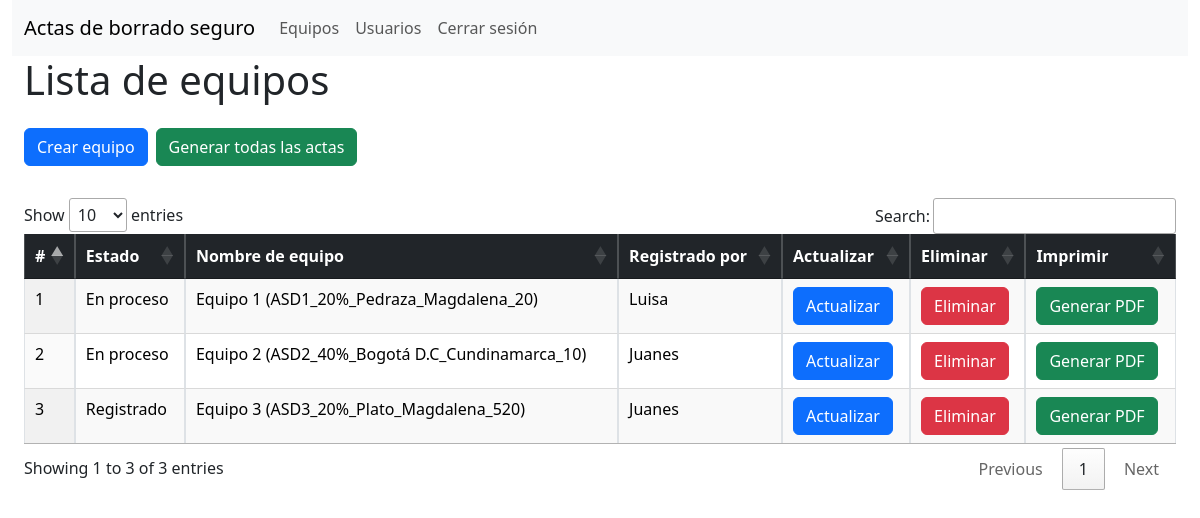
/equipos/lista-equipos (signed in), run on the app's committed database.
### app/models.py (models this page shows, shortened)
class Equipo(db.Model):
    __tablename__ = "equipo"
    asd_id = db.Column(db.Integer, primary_key=True)
    nombre = db.Column(db.String(100), nullable=False)
    estado = db.Column(db.Enum(EstadoEnum), default=EstadoEnum.REGISTRADO)
    comision = db.Column(db.String(100), nullable=True)
    cod_comision = db.Column(db.Numeric(10, 0), nullable=True)
    municipio = db.Column(db.String(100), nullable=True)
    departamento = db.Column(db.String(100), nullable=True)
    equipo_marca = db.Column(db.String(100), nullable=True)
    equipo_modelo = db.Column(db.String(100), nullable=True)
    equipo_serial = db.Column(db.String(100), nullable=True)
    dd_marca = db.Column(db.String(100), nullable=True)
    dd_modelo = db.Column(db.String(100), nullable=True)
    dd_serial = db.Column(db.String(100), nullable=True)
    sha_1 = db.Column(db.String(100), nullable=True)
    md_5 = db.Column(db.String(100), nullable=True)
    observacion = db.Column(db.Text,nullable=True)
    fecha_hora_fin = db.Column(db.DateTime, nullable=True)
    imagenes = db.Column(MutableList.as_mutable(JSON))
    created_at = db.Column(db.DateTime, default=datetime.utcnow, nullable=False)
    updated_at = db.Column(db.DateTime, default=datetime.utcnow, onupdate=datetime.utcnow, nullable=False)
    usuario_id = db.Column(db.Integer, db.ForeignKey('usuario.id', name='fk_usuario_id'), nullable=False)
    usuario = db.relationship('Usuario', backref=db.backref('equipo', lazy=True))

class Usuario(UserMixin, db.Model):
    __tablename__ = "usuario"
    id = db.Column(db.Integer, primary_key=True)
    userName = db.Column(db.String(100), unique=True, nullable=False)
    email = db.Column(db.String(120), unique=True, nullable=False)
    rol = db.Column(db.Enum(Rol), default=Rol.AGENTE)
    password = db.Column(db.String(128), nullable=False)
    estado = db.Column(db.Enum(Estado_usuario), default=Estado_usuario.ACTIVO)
    created_at = db.Column(db.DateTime, default=datetime.utcnow, nullable=False)
    updated_at = db.Column(db.DateTime, default=datetime.utcnow, onupdate=datetime.utcnow, nullable=False)

### app/equipos/routes.py (the view)
@equipos.route('/lista-equipos')
@acceso_requerido(roles=["Administrador"])
@login_required
def lista_equipos():
    try:
        equipos = Equipo.query.all()
        return render_template('lista_equipos.html', equipos=equipos)
    except Exception as e:
        flash(_("Error al listar equipos: {}").format(e))
        return redirect(url_for('equipos.lista_equipos'))

### app/auth/routes.py (called while the page is built)
def acceso_requerido(roles=None):
    if roles is None:
        roles = []
    def decorador(f):
        @wraps(f)
        def decorated_function(*args, **kwargs):
            if current_user.is_authenticated is False:
                flash("Debes iniciar sesión para acceder a esta página")
                return redirect('/auth/login')
            if roles and current_user.rol.value not in roles:
                flash("No tienes permisos para acceder a esta página")
                return redirect('/auth/login')
            return f(*args, **kwargs)
        return decorated_function
    return decorador

### app/models.py (called while the page is built)
@login.user_loader
def user_loader(id):
    return Usuario.query.get(id)

### app/equipos/templates/lista_equipos.html (shortened to what this page needs)
{% extends "base_admin.html" %}
{% block head %}
{{ super() }}
{% endblock %}
{% block content %}
{% block menu %}
{{ super() }}
{% endblock %}
<div class="container-fluid">
  <div class="row">
    <div class="col">
      <h1>Lista de equipos</h1>
      <div class="btn-toolbar mt-4" role="toolbar" aria-label="Toolbar with button groups">
        <div class="btn-group me-2 mb-2" role="group" aria-label="First group">
          <a href="{{ url_for('equipos.crear_equipo') }}" class="btn btn-primary">Crear equipo</a>
        </div>
        <div class="btn-group me-2 mb-2" role="group" aria-label="First group">
          <form action="{{ url_for('pdf.generar_todos_pdfs') }}" method="POST">
            <button type="submit" class="btn btn-success">
              Generar todas las actas
            </button>
          </form>
        </div>
      </div>
      <div class="table-responsive mt-4">
        <table
          id="equiposTable"
          class="display responsive nowrap table table-striped table-bordered"
          style="width: 100%"
        >
          <thead class="table-dark">
            <tr>
              <th>#</th>
              <th>Estado</th>
              <th>Nombre de equipo</th>
              <th>Registrado por</th>
              <th>Actualizar</th>
              <th>Eliminar</th>
              <th>Imprimir</th>
            </tr>
          </thead>
          <tbody>
            {% for equipo in equipos %}
            <tr>
              <td>{{equipo.asd_id}}</td>
              <td>{{equipo.estado.value}}</td>
              <td>{{equipo.nombre}}</td>
              <td>{{equipo.usuario.userName}}</td>
              <td>
                <a
                  href="{{ url_for('equipos.editar_equipo', equipo_id=equipo.asd_id) }}"
                  class="btn btn-primary"
                  >Actualizar</a
                >
              </td>
              <td>
                <a
                  href="{{ url_for('equipos.eliminar_equipo', equipo_id=equipo.asd_id) }}"
                  class="btn btn-danger"
                  >Eliminar</a
                >
              </td>
              <td>
                <a
                  href="{{ url_for('pdf.crear_pdf', equipo_id=equipo.asd_id) }}"
                  class="btn btn-success"
                  >Generar PDF</a
                >
              </td>
            </tr>
            {% endfor %}
          </tbody>
        </table>
      </div>
    </div>
  </div>
</div>
{% endblock %} {% block scripts %} {{ super() }} {% endblock %}

### app/templates/base_admin.html (shortened to what this page needs)
{% extends "base.html" %}
{% block head %}
{{ super() }}
{% endblock %}
{% block content %}
{% block menu %}
<nav class="navbar navbar-expand-lg navbar-light bg-light">
    <div class="container-fluid">
      <a class="navbar-brand" href="#">Actas de borrado seguro</a>
      <div class="collapse navbar-collapse" id="navbarSupportedContent">
        <ul class="navbar-nav me-auto mb-2 mb-lg-0">
          <li class="nav-item">
            <a class="nav-link" href="{{ url_for('equipos.lista_equipos') }}">Equipos</a>
          </li>
          <li class="nav-item">
            <a class="nav-link" href="{{ url_for('usuarios.lista_usuarios') }}">Usuarios</a>
          </li>
          {% if current_user.is_authenticated %}
          <li class="nav-item">
            <a class="nav-link" href="{{ url_for('auth.logout') }}">Cerrar sesión</a>
          </li>
          {% else %}
          <li class="nav-item">
            <a class="nav-link" href="{{ url_for('auth.logout') }}">Cerrar sesión</a>
          </li>
          {% endif %}
        </ul>
      </div>
    </div>
  </nav>
{% endblock %}
{% endblock %}

### app/templates/base.html (shortened to what this page needs)
<!DOCTYPE html>
<html lang="es">
  <head>
    {% block head %}
    <link
      href="https://cdn.jsdelivr.net/npm/bootstrap@5.3.3/dist/css/bootstrap.min.css"
      rel="stylesheet"
    />
    <link
      rel="stylesheet"
      href="https://cdn.datatables.net/1.11.5/css/jquery.dataTables.min.css"
    />
    <link
      rel="stylesheet"
      href="https://cdn.datatables.net/responsive/2.4.0/css/responsive.dataTables.min.css"
    />
    {% endblock %}
  </head>
  <body>
    <div class="container-fluid">
      <div class="row">
        <div class="col">
          {% block content %} {% block menu %} {% endblock %} {% endblock %}
        </div>
      </div>
    </div>
  </body>
</html>

### data on the page
Equipo: asd_id "1", estado.value "En proceso", nombre "Equipo 1 (ASD1_20%_Pedraza_Magdalena_20)", usuario.userName "Luisa"
Equipo: asd_id "2", estado.value "En proceso", nombre "Equipo 2 (ASD2_40%_Bogotá D.C_Cundinamarca_10)", usuario.userName "Juanes"
Equipo: asd_id "3", estado.value "Registrado", nombre "Equipo 3 (ASD3_20%_Plato_Magdalena_520)", usuario.userName "Juanes"
